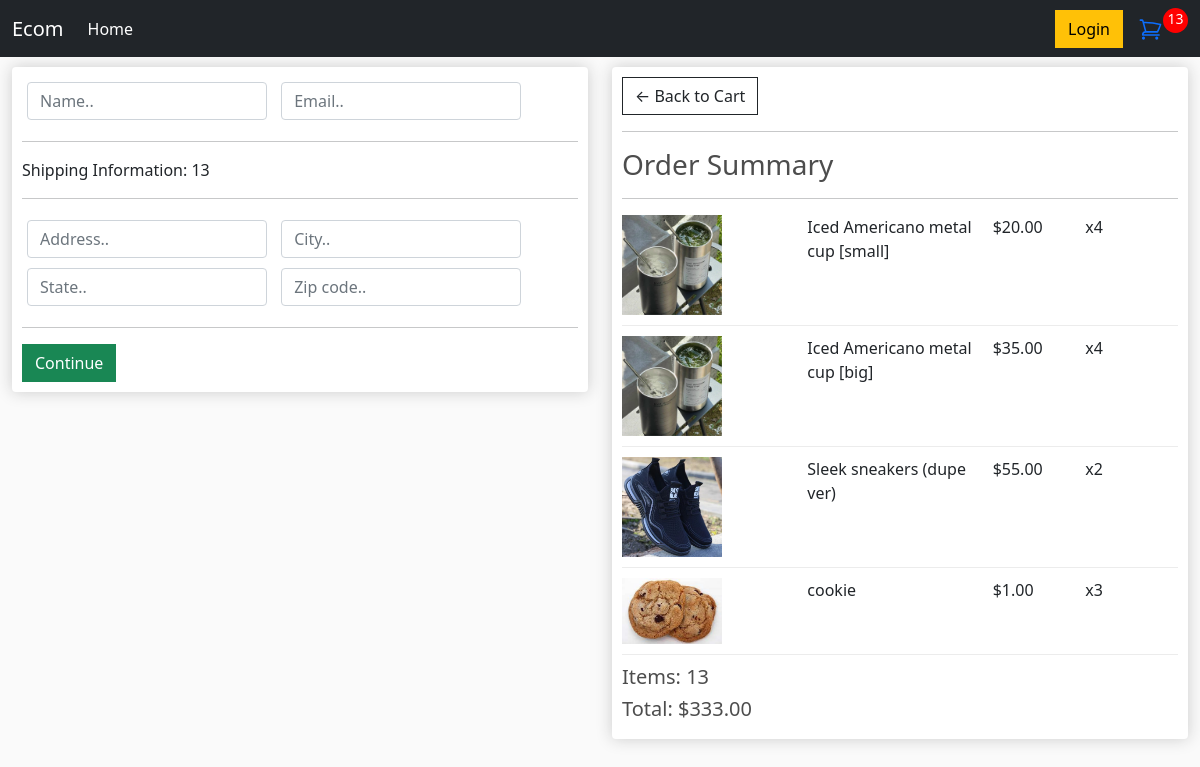
Screenshot of /checkout/ (signed in) with the database file from the repository.
### store/models.py (models this page shows, shortened)
class OrderItem(models.Model):
    product = models.ForeignKey(Products, on_delete=models.SET_NULL, null=True)
    order = models.ForeignKey(Order, on_delete=models.SET_NULL, null=True)
    quantity = models.IntegerField(default=0, null=True, blank=True)
    date_added = models.DateTimeField(auto_now_add=True)
    @property
    def get_total(self):
        total = self.product.price * self.quantity
        return total

class Products(models.Model):
    name = models.CharField(max_length=200, null=True)
    description = models.TextField()
    price = models.DecimalField(max_digits=7, decimal_places=2)
    image = models.ImageField(null=True, blank=True)
    quantity = models.PositiveIntegerField(default=0)
    @property
    def imageURL(self):
        try:
            url = self.image.url
        except:
            url = ''
        return url

class Order(models.Model):
    customer = models.ForeignKey(Customer, on_delete=models.SET_NULL, blank=True, null=True)
    date_ordered = models.DateTimeField(auto_now_add=True)
    complete = models.BooleanField(default=False, null=True, blank=False)
    transaction_id = models.CharField(max_length=200, null=True)
    @property
    def get_cart_total(self):
        orderitems = self.orderitem_set.all()
        total = sum([item.get_total for item in orderitems])
        return total
    @property
    def get_cart_items(self):
        orderitems = self.orderitem_set.all()
        total = sum([item.quantity for item in orderitems])
        return total

### store/views.py (the view)
# urls.py: path('checkout/', views.checkout, name="checkout"),
def checkout(request):
    data = cartData(request)
    cartItems = data['cartItems']
    order = data['order']
    items = data['items']
    print(f'checkout: {cartItems}')
    context = {'items': items, 'order': order, 'cartItems': cartItems}
    return render(request, 'checkout.html', context)

### store/utils.py (called while the page is built)
def cartData(request):
    if request.user.is_authenticated:
        customer = request.user.customer
        order, created = Order.objects.get_or_create(
            customer=customer, complete=False)
        items = order.orderitem_set.all()
        cartItems = order.get_cart_items
    else:
        cookieData = cookieCart(request)
        cartItems = cookieData['cartItems']
        items = cookieData['items']
        order = cookieData['order']
    return {'cartItems' : cartItems, 'order' : order, 'items' : items}

### store/templates/checkout.html (shortened to what this page needs)
{% extends 'main.html' %} {% load static %} {% block content %}
<link rel="stylesheet" href="{% static 'CSS/main.css' %}" />
<div class="row">
    <div class="col-lg-6">
        <div class="box-element" id="form-wrapper">
            <form id="form">
                <div id="user-info">
                    <div class="form-field">
                        <input
                            required
                            class="form-control"
                            type="text"
                            name="name"
                            placeholder="Name.."
                        />
                    </div>
                    <div class="form-field">
                        <input
                            required
                            class="form-control"
                            type="email"
                            name="email"
                            placeholder="Email.."
                        />
                    </div>
                </div>
                <div id="shipping-info">
                    <hr />
                    <p>Shipping Information: {{cartItems}}</p>
                    <hr />
                    <div class="form-field">
                        <input
                            class="form-control"
                            type="text"
                            name="address"
                            placeholder="Address.."
                        />
                    </div>
                    <div class="form-field">
                        <input
                            class="form-control"
                            type="text"
                            name="city"
                            placeholder="City.."
                        />
                    </div>
                    <div class="form-field">
                        <input
                            class="form-control"
                            type="text"
                            name="state"
                            placeholder="State.."
                        />
                    </div>
                    <div class="form-field">
                        <input
                            class="form-control"
                            type="text"
                            name="zipcode"
                            placeholder="Zip code.."
                        />
                    </div>
                </div>
                <hr />
                <input
                    id="form-button"
                    class="btn btn-success btn-block"
                    type="submit"
                    value="Continue"
                />
            </form>
        </div>
    </div>
    <div class="col-lg-6">
        <div class="box-element">
            <a class="btn btn-outline-dark" href="{% url 'cart' %}"
                >&#x2190; Back to Cart</a
            >
            <hr />
            <h3>Order Summary</h3>
            <hr />
            {% for item in items %}
            <div class="cart-row">
                <div style="flex: 2">
                    <img class="row-image" src="{{item.product.imageURL}}" />
                </div>
                <div style="flex: 2"><p>{{item.product.name}}</p></div>
                <div style="flex: 1">
                    <p>${{item.product.price|floatformat:2}}</p>
                </div>
                <div style="flex: 1"><p>x{{item.quantity}}</p></div>
            </div>
            {% endfor %}
            <h5>Items: {{order.get_cart_items}}</h5>
            <h5>Total: ${{order.get_cart_total|floatformat:2}}</h5>
        </div>
    </div>
</div>
{% endblock content %}

### static/CSS/main.css (style rules this page uses)
body { --backgroundcolor: #d1cfe2; --textcolor: #9cadce; --highlighttextcolor: #8a8dba; --elementcolor: #7ec4cf; background-color: var(--backgroundcolor); position: relative; }
body { background-color: hsl(0, 0%, 98%); }
h1, h2, h3, h4, h5, h6 { color: hsl(0, 0%, 30%); }
.box-element { box-shadow: hsl(0, 0%, 80%) 0 0 16px; background-color: #fff; border-radius: 4px; padding: 10px; }
.col-lg-4, .col-lg-6, .col-lg-8, .col-lg-12 { margin-top: 10px; }
.btn { border-radius: 0; }
.row-image { width: 100px; }
.form-field { width: 250px; display: inline-block; padding: 5px; }
.cart-row { display: flex; align-items: flex-stretch; padding-bottom: 10px; margin-bottom: 10px; border-bottom: 1px solid #ececec; }

### rows the page displays
OrderItem: product.imageURL (picture), product.name "Iced Americano metal cup [small]", product.price "20.00", quantity "4"
OrderItem: product.imageURL (picture), product.name "Iced Americano metal cup [big]", product.price "35.00", quantity "4"
OrderItem: product.imageURL (picture), product.name "Sleek sneakers (dupe ver)", product.price "55.00", quantity "2"
OrderItem: product.imageURL (picture), product.name "cookie", product.price "1.00", quantity "3"
Order: get_cart_items "13", get_cart_total "333.00"

### other values shown
{{ cartItems }} "13"
